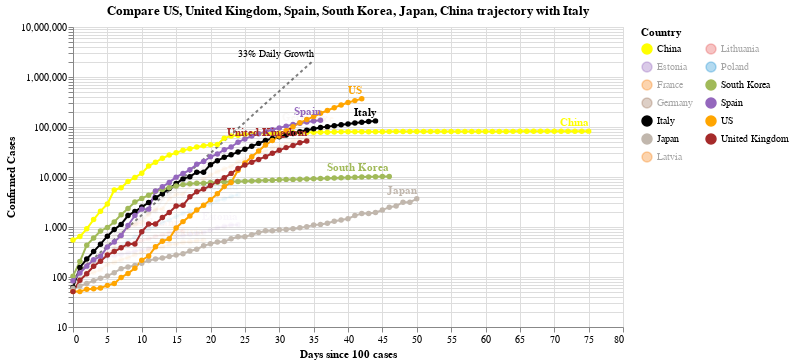

Source (notebook cell):
### Code cell
#hide_input
chart2 = make_since_chart(['US', 'United Kingdom', 'Spain', 'South Korea', 'Japan', 'China'])
chart2

### Figure 1 — Vega-Lite specification as saved in the notebook (floating-point values rounded to 4 significant figures; data arrays with more than 128 entries replaced by an {"elided": "..."} marker saying what was removed)
{"config": {"view": {"continuousWidth": 400, "continuousHeight": 300}}, "layer": [{"mark": {"type": "line", "color": "black", "opacity": 0.5, "strokeDash": [3, 3]}, "encoding": {"x": {"type": "quantitative", "field": "Days since 100 cases"}, "y": {"type": "quantitative", "field": "Confirmed Cases"}}}, {"mark": {"type": "text", "align": "right", "dy": -6, "fontSize": 10, "text": "33% Daily Growth"}, "encoding": {"x": {"type": "quantitative", "field": "Days since 100 cases"}, "y": {"type": "quantitative", "field": "Confirmed Cases"}}, "transform": [{"filter": "(datum['Days since 100 cases'] >= 35)"}]}, {"data": {"name": "data-01aca065354213ffea703c58c8ef0b1d"}, "mark": {"type": "line", "point": true}, "encoding": {"color": {"type": "nominal", "field": "Country", "legend": {"columns": 2}, "scale": {"domain": ["China", "Estonia", "France", "Germany", "Italy", "Japan", "Latvia", "Lithuania", "Poland", "South Korea", "Spain", "US", "United Kingdom"], "range": ["yellow", "#9467bd", "#F58518", "#9D755D", "black", "#C1B7AD", "#F58518", "#E45756", "#2495D3", "#A1BA59", "#9467bd", "orange", "brown"]}}, "opacity": {"condition": {"value": 1, "selection": "selector005"}, "value": 0.05}, "tooltip": [{"type": "nominal", "field": "Country"}, {"type": "temporal", "field": "Date"}, {"type": "quantitative", "field": "Confirmed Cases"}, {"type": "quantitative", "field": "Days since 100 cases"}], "x": {"type": "quantitative", "field": "Days since 100 cases"}, "y": {"type": "quantitative", "field": "Confirmed Cases", "scale": {"type": "log"}}}, "selection": {"selector005": {"type": "multi", "fields": ["Country"], "bind": "legend", "init": [{"Country": "US"}, {"Country": "United Kingdom"}, {"Country": "Spain"}, {"Country": "South Korea"}, {"Country": "Japan"}, {"Country": "China"}, {"Country": "Italy"}]}}, "width": 550}, {"data": {"name": "data-01aca065354213ffea703c58c8ef0b1d"}, "mark": {"type": "text", "align": "right", "dy": -8, "fontWeight": "bold"}, "encoding": {"color": {"type": "nominal", "field": "Country", "legend": {"columns": 2}, "scale": {"domain": ["China", "Estonia", "France", "Germany", "Italy", "Japan", "Latvia", "Lithuania", "Poland", "South Korea", "Spain", "US", "United Kingdom"], "range": ["yellow", "#9467bd", "#F58518", "#9D755D", "black", "#C1B7AD", "#F58518", "#E45756", "#2495D3", "#A1BA59", "#9467bd", "orange", "brown"]}}, "opacity": {"condition": {"value": 1, "selection": "selector005"}, "value": 0.05}, "text": {"type": "nominal", "field": "Country"}, "tooltip": [{"type": "nominal", "field": "Country"}, {"type": "temporal", "field": "Date"}, {"type": "quantitative", "field": "Confirmed Cases"}, {"type": "quantitative", "field": "Days since 100 cases"}], "x": {"type": "quantitative", "field": "Days since 100 cases"}, "y": {"type": "quantitative", "field": "Confirmed Cases", "scale": {"type": "log"}}}, "transform": [{"filter": "(datum['Date'] >= 1586131200000)"}], "width": 550}], "data": {"name": "data-c1a3bbf4dd040f2e7e8e7a69520e3c2a"}, "title": "Compare US, United Kingdom, Spain, South Korea, Japan, China trajectory with Italy", "$schema": "https://vega.github.io/schema/vega-lite/v4.0.2.json", "datasets": {"data-c1a3bbf4dd040f2e7e8e7a69520e3c2a": [{"Days since 100 cases": 0, "Confirmed Cases": 100.0}, {"Days since 100 cases": 1, "Confirmed Cases": 133.0}, {"Days since 100 cases": 2, "Confirmed Cases": 176.9}, {"Days since 100 cases": 3, "Confirmed Cases": 235.3}, {"Days since 100 cases": 4, "Confirmed Cases": 312.9}, {"Days since 100 cases": 5, "Confirmed Cases": 416.2}, {"Days since 100 cases": 6, "Confirmed Cases": 553.5}, {"Days since 100 cases": 7, "Confirmed Cases": 736.1}, {"Days since 100 cases": 8, "Confirmed Cases": 979.1}, {"Days since 100 cases": 9, "Confirmed Cases": 1302.0}, {"Days since 100 cases": 10, "Confirmed Cases": 1732.0}, {"Days since 100 cases": 11, "Confirmed Cases": 2303.0}, {"Days since 100 cases": 12, "Confirmed Cases": 3064.0}, {"Days since 100 cases": 13, "Confirmed Cases": 4074.0}, {"Days since 100 cases": 14, "Confirmed Cases": 5419.0}, {"Days since 100 cases": 15, "Confirmed Cases": 7207.0}, {"Days since 100 cases": 16, "Confirmed Cases": 9586.0}, {"Days since 100 cases": 17, "Confirmed Cases": 12750.0}, {"Days since 100 cases": 18, "Confirmed Cases": 16960.0}, {"Days since 100 cases": 19, "Confirmed Cases": 22550.0}, {"Days since 100 cases": 20, "Confirmed Cases": 29990.0}, {"Days since 100 cases": 21, "Confirmed Cases": 39890.0}, {"Days since 100 cases": 22, "Confirmed Cases": 53060.0}, {"Days since 100 cases": 23, "Confirmed Cases": 70560.0}, {"Days since 100 cases": 24, "Confirmed Cases": 93850.0}, {"Days since 100 cases": 25, "Confirmed Cases": 124800.0}, {"Days since 100 cases": 26, "Confirmed Cases": 166000.0}, {"Days since 100 cases": 27, "Confirmed Cases": 220800.0}, {"Days since 100 cases": 28, "Confirmed Cases": 293700.0}, {"Days since 100 cases": 29, "Confirmed Cases": 390600.0}, {"Days since 100 cases": 30, "Confirmed Cases": 519500.0}, {"Days since 100 cases": 31, "Confirmed Cases": 690900.0}, {"Days since 100 cases": 32, "Confirmed Cases": 918900.0}, {"Days since 100 cases": 33, "Confirmed Cases": 1222000.0}, {"Days since 100 cases": 34, "Confirmed Cases": 1625000.0}, {"Days since 100 cases": 35, "Confirmed Cases": 2162000.0}], "data-01aca065354213ffea703c58c8ef0b1d": {"elided": "498 records"}}}
